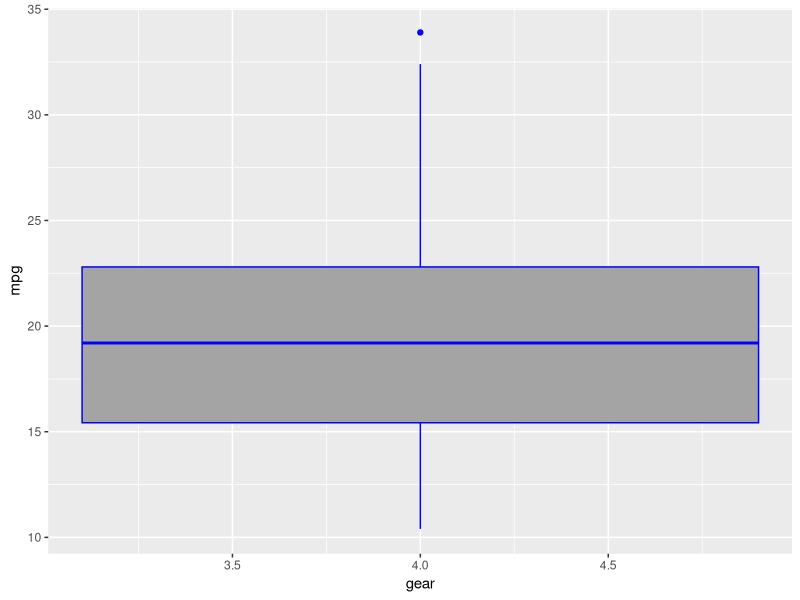

Recreate this plot in R.
## ---- chunk 1
sum(5:55)
## ---- chunk 2
sumfun <- function(n) sum(5:n)
sumfun(n=10)
sumfun(n=20)
sumfun(n=100)
## ---- chunk 3
r <- 1
first_num <- 1

for (x in 1:12) {
  print(r)
  r <- r + first_num
  first_num <- r - first_num
}
## ---- chunk 4
library(ggplot2)
ggplot(mtcars, aes(x=gear, y=mpg)) + geom_boxplot(fill='#A4A4A4', color="blue")
